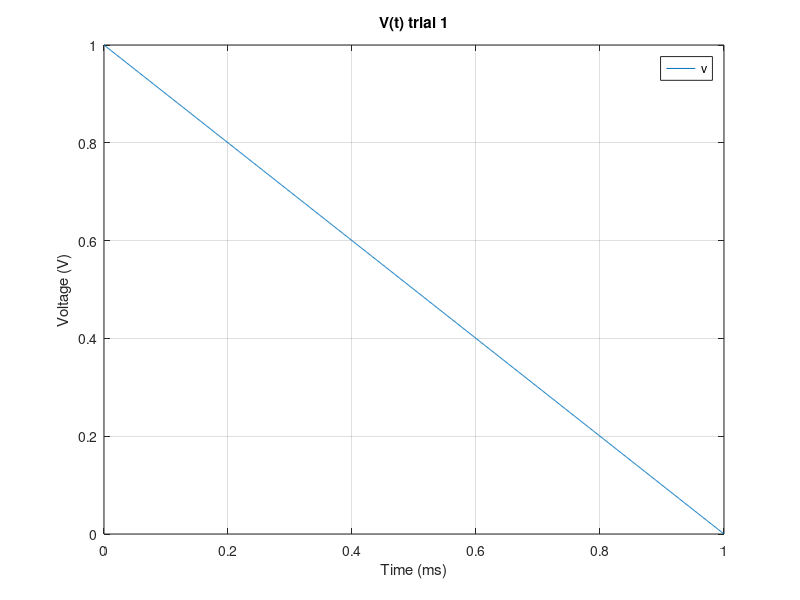
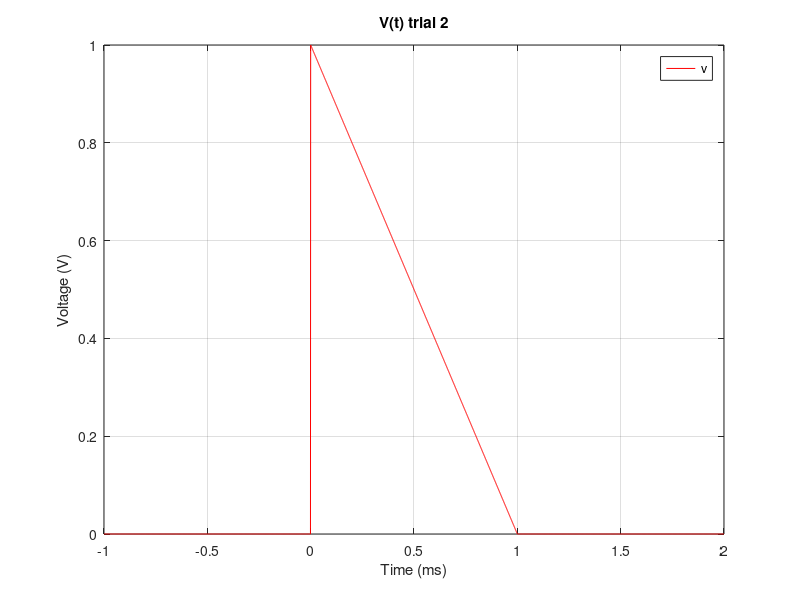
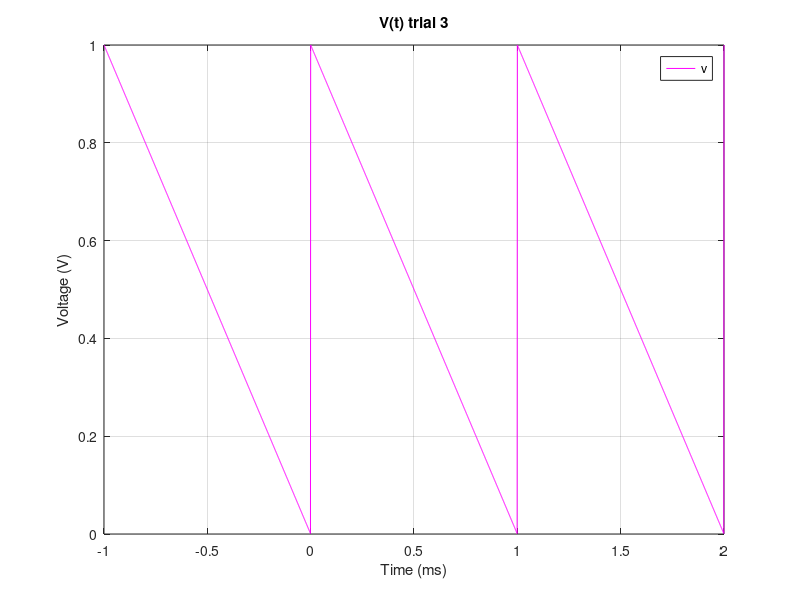

MATLAB code to generate these figures, in order:
%----- part 1 ------
x = 10;
y = 5;

u = x > y
v = x < y ;
w = x == y ;
ww = x >= 2 * y;

if u == 1
    disp("x > y")
    y = x;
else
    disp("y > x")
    x = y;
end

%----- part 2  (Task 1)-----

T = 1; %period of 1 ms
Vm = 1; %Voltage of 1V
 
%Create a vector from 0 to 1 ms with an incremental value of .001 ms
t = linspace(0,T,1001);
len = length(t);

% v is a new vector the 1 row and len many columns
v = zeros(1 ,len);
%fill in each value of t as our function
for n = 1:len
    v(n) = (Vm - ((Vm/T)* t(n)));
end

figure(1)
plot(t,v)
title('V(t) trial 1')
xlabel('Time (ms)')
ylabel('Voltage (V)')
legend('v')
grid on

%-----(Task 2)-----
t = linspace(-T,2*T,3001);
len = length(t);

% v is a new vector the 1 row and len many columns
v = zeros(1 ,len);
%fill in each value of t as our function
for n = 1:len
    % for any values that don't correspond with values from 1 to 0
    % we throw them out
    if( t(n) >= 0)
        if (t(n) <= T)
            v(n) = (Vm - ((Vm/T)* t(n)));
        end
    else
        v(n) = 0;
    end
end

figure(2)
plot(t,v,'r')
title('V(t) trial 2')
xlabel('Time (ms)')
ylabel('Voltage (V)')
legend('v')
grid on

%-----(Task 3)-----

t = linspace(-T,2*T,3001);
len = length(t);

% v is a new vector the 1 row and len many columns
v = zeros(1 ,len);
%fill in each value of t as our function
for n = 1:len
    % instead of exluding values that are above or below our range of 1 to
    % 0 we simply replace t(n) with t(n) - t(n truncated) to always ensure 
    % we have values between 0 and 1
    v(n) = (Vm - ((Vm/T)* (t(n) - floor(t(n)))));
end


figure(3)
plot(t,v,'m')
title('V(t) trial 3')
xlabel('Time (ms)')
ylabel('Voltage (V)')
legend('v')
grid on
